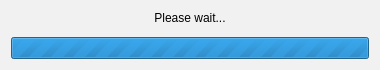
<?xml version="1.0" encoding="UTF-8"?>
<ui version="4.0">
 <class>MegaProgressCustomDialog</class>
 <widget class="QDialog" name="MegaProgressCustomDialog">
  <property name="geometry">
   <rect>
    <x>0</x>
    <y>0</y>
    <width>380</width>
    <height>70</height>
   </rect>
  </property>
  <property name="windowTitle">
   <string>MEGAsync</string>
  </property>
  <property name="styleSheet">
   <string notr="true">label
{
  font-size: 13px;
  text-align: center;
  font-family: &quot;Lato&quot;;

}

#MegaProgressCustomDialog
{
	background-color: #f1f1f1;
}</string>
  </property>
  <layout class="QVBoxLayout" name="verticalLayout">
   <property name="spacing">
    <number>12</number>
   </property>
   <item>
    <widget class="QLabel" name="label">
     <property name="sizePolicy">
      <sizepolicy hsizetype="Expanding" vsizetype="Preferred">
       <horstretch>0</horstretch>
       <verstretch>0</verstretch>
      </sizepolicy>
     </property>
     <property name="text">
      <string>Please wait...</string>
     </property>
     <property name="alignment">
      <set>Qt::AlignCenter</set>
     </property>
    </widget>
   </item>
   <item>
    <widget class="QProgressBar" name="progressBar">
     <property name="maximum">
      <number>0</number>
     </property>
     <property name="value">
      <number>-1</number>
     </property>
     <property name="format">
      <string/>
     </property>
    </widget>
   </item>
  </layout>
 </widget>
 <resources/>
 <connections/>
</ui>
